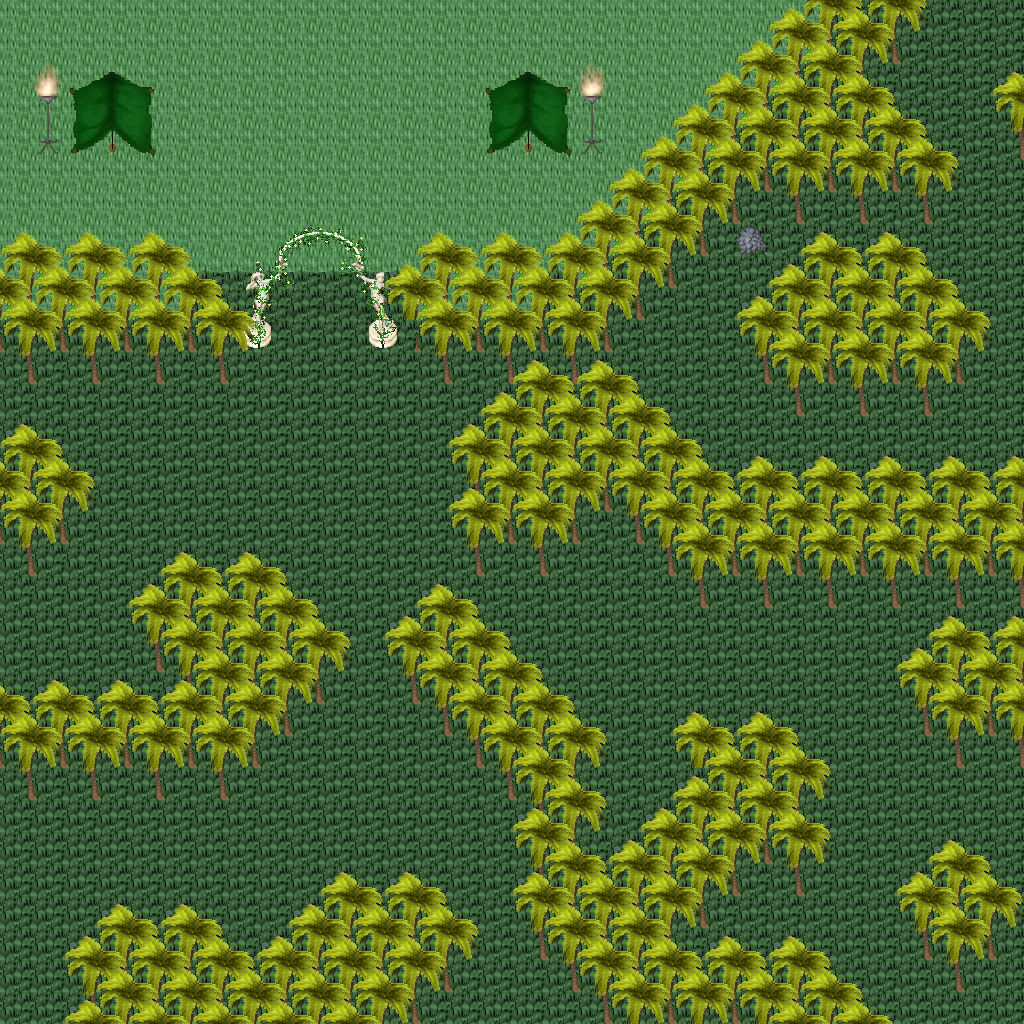

A level layout from a 2D game, rendered from its tile map. Below: a short description, then the map file with tile-grid data replaced by summaries:
An orthogonal 32x32 tile map with 32x32 px tiles, 5 tile layers (Ground, Objects, Objects2, Above, ...), 1 hidden layer not drawn, 24 tilesets.

<map version="1.10" tiledversion="1.11.0" orientation="orthogonal" renderorder="right-down" width="32" height="32" tilewidth="32" tileheight="32" infinite="0" nextlayerid="11" nextobjectid="1">
 <tileset firstgid="1" name="ground_ground" tilewidth="32" tileheight="32" tilecount="33" columns="3">
  <image source="../drawable/ground_ground.png" width="96" height="352" />
 </tileset>
 <tileset firstgid="34" name="ground_water_pool" tilewidth="32" tileheight="32" tilecount="72" columns="3">
  <image source="../drawable/ground_water_pool.png" width="96" height="768" />
 </tileset>
 <tileset firstgid="106" name="ground_water_pool_corners" tilewidth="32" tileheight="32" tilecount="72" columns="3">
  <image source="../drawable/ground_water_pool_corners.png" width="96" height="768" />
 </tileset>
 <tileset firstgid="178" name="ground_grass_edges" tilewidth="32" tileheight="32" tilecount="36" columns="12">
  <image source="../drawable/ground_grass_edges.png" width="384" height="96" />
 </tileset>
 <tileset firstgid="214" name="ground_grass_corners" tilewidth="32" tileheight="32" tilecount="24" columns="6">
  <image source="../drawable/ground_grass_corners.png" width="192" height="128" />
 </tileset>
 <tileset firstgid="238" name="plant_tree_palm_tree" tilewidth="32" tileheight="32" tilecount="6" columns="2">
  <image source="../drawable/plant_tree_palm_tree.png" width="64" height="96" />
 </tileset>
 <tileset firstgid="244" name="logic_creature_animal" tilewidth="32" tileheight="32" tilecount="32" columns="8">
  <image source="../drawable/logic_creature_animal.png" width="256" height="128" />
 </tileset>
 <tileset firstgid="276" name="logic_collision" tilewidth="32" tileheight="32" tilecount="1" columns="1">
  <image source="../drawable/logic_collision.png" width="32" height="32" />
 </tileset>
 <tileset firstgid="277" name="item_corpse_huge_animal" tilewidth="32" tileheight="32" tilecount="16" columns="2">
  <image source="../drawable/item_corpse_huge_animal.png" width="64" height="256" />
 </tileset>
 <tileset firstgid="293" name="object_tent" tilewidth="32" tileheight="32" tilecount="9" columns="3">
  <image source="../drawable/object_tent.png" width="96" height="96" />
 </tileset>
 <tileset firstgid="302" name="logic_creature_amazon" tilewidth="32" tileheight="32" tilecount="16" columns="8">
  <image source="../drawable/logic_creature_amazon.png" width="256" height="64" />
 </tileset>
 <tileset firstgid="318" name="furniture_light_iron_lamp" tilewidth="32" tileheight="32" tilecount="3" columns="1">
  <image source="../drawable/furniture_light_iron_lamp.png" width="32" height="96" />
 </tileset>
 <tileset firstgid="321" name="furniture_light_flames" tilewidth="32" tileheight="32" tilecount="6" columns="6">
  <image source="../drawable/furniture_light_flames.png" width="192" height="32" />
 </tileset>
 <tileset firstgid="327" name="ground_rock_large_boulder" tilewidth="32" tileheight="32" tilecount="9" columns="3">
  <image source="../drawable/ground_rock_large_boulder.png" width="96" height="96" />
 </tileset>
 <tileset firstgid="336" name="ground_rock_rocks_2" tilewidth="32" tileheight="32" tilecount="4" columns="2">
  <image source="../drawable/ground_rock_rocks_2.png" width="64" height="64" />
 </tileset>
 <tileset firstgid="340" name="logic_creature_elemental" tilewidth="32" tileheight="32" tilecount="16" columns="8">
  <image source="../drawable/logic_creature_elemental.png" width="256" height="64" />
 </tileset>
 <tileset firstgid="356" name="logic_item_fruits" tilewidth="32" tileheight="32" tilecount="16" columns="8">
  <image source="../drawable/logic_item_fruits.png" width="256" height="64" />
 </tileset>
 <tileset firstgid="372" name="plant_pineapple_plant" tilewidth="32" tileheight="32" tilecount="6" columns="2">
  <image source="../drawable/plant_pineapple_plant.png" width="64" height="96" />
 </tileset>
 <tileset firstgid="378" name="item_statue_flowered_arch" tilewidth="32" tileheight="32" tilecount="24" columns="6">
  <image source="../drawable/item_statue_flowered_arch.png" width="192" height="128" />
 </tileset>
 <tileset firstgid="402" name="ground_grass_2" tilewidth="32" tileheight="32" tilecount="21" columns="3">
  <image source="../drawable/ground_grass_2.png" width="96" height="224" />
 </tileset>
 <tileset firstgid="423" name="light_dim_yellow_light_7x5" tilewidth="32" tileheight="32" tilecount="35" columns="7">
  <image source="../drawable/light_dim_yellow_light_7x5.png" width="224" height="160" />
 </tileset>
 <tileset firstgid="458" name="light_yellow_light_5x5" tilewidth="32" tileheight="32" tilecount="25" columns="5">
  <image source="../drawable/light_yellow_light_5x5.png" width="160" height="160" />
 </tileset>
 <tileset firstgid="483" name="logic_creature_spider" tilewidth="32" tileheight="32" tilecount="3" columns="3">
  <image source="../drawable/logic_creature_spider.png" width="96" height="32" />
 </tileset>
 <tileset firstgid="486" name="logic_creature_reptile" tilewidth="32" tileheight="32" tilecount="7" columns="7">
  <image source="../drawable/logic_creature_reptile.png" width="224" height="32" />
 </tileset>
 <layer id="1" name="Ground" width="32" height="32">
  <data>[1024 cells, 1024 non-empty, 3 distinct tile ids]</data>
 </layer>
 <layer id="2" name="Objects" width="32" height="32">
  <data>[1024 cells, 356 non-empty, 18 distinct tile ids]</data>
 </layer>
 <layer id="3" name="Objects2" width="32" height="32">
  <data>[1024 cells, 233 non-empty, 4 distinct tile ids]</data>
 </layer>
 <layer id="4" name="Above" width="32" height="32">
  <data>[1024 cells, 399 non-empty, 21 distinct tile ids]</data>
 </layer>
 <layer id="5" name="Above2" width="32" height="32">
  <data>[1024 cells, 93 non-empty, 2 distinct tile ids]</data>
 </layer>
 <layer id="6" name="Walkable" width="32" height="32" visible="0">
  <data>[1024 cells, 352 non-empty, 1 distinct tile ids]</data>
 </layer>
 <objectgroup id="7" name="Mapevents" />
 <objectgroup id="8" name="Spawn" />
 <objectgroup id="9" name="Keys" />
 <objectgroup id="10" name="Replace" />
</map>
